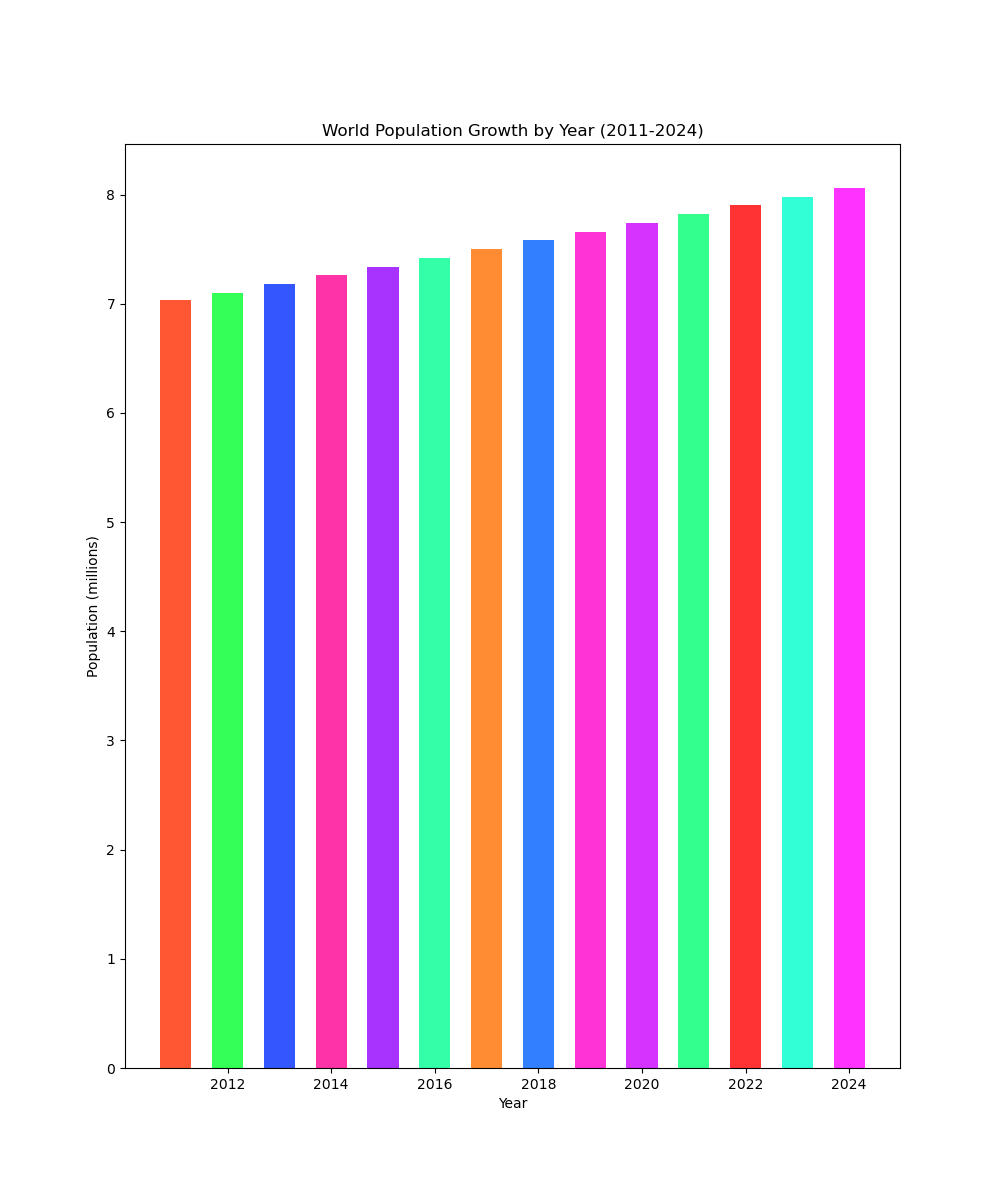

Recreate this plot in Python.

import matplotlib.pyplot as plt

# Data
years = [
    2011, 2012, 2013, 2014, 2015,
    2016, 2017, 2018, 2019, 2020,
    2021, 2022, 2023, 2024
]
population = [
    7.03, 7.1, 7.18, 7.26, 7.34,
    7.42, 7.5, 7.58, 7.66, 7.74,
    7.82, 7.9, 7.98, 8.06
]

# Plot configuration
plt.figure(figsize=(10, 12))
bars = plt.bar(years, population, width=0.6, color=[
    '#FF5733', '#33FF57', '#3357FF', '#FF33A8',
    '#A833FF', '#33FFA8', '#FF8C33', '#3380FF',
    '#FF33D6', '#D633FF', '#33FF8C', '#FF3333',
    '#33FFD6', '#FF33FF'
])

# Axes labels and title
plt.ylabel('Population (millions)')
plt.xlabel('Year')
plt.title('World Population Growth by Year (2011-2024)')

# Show the plot
plt.show()
